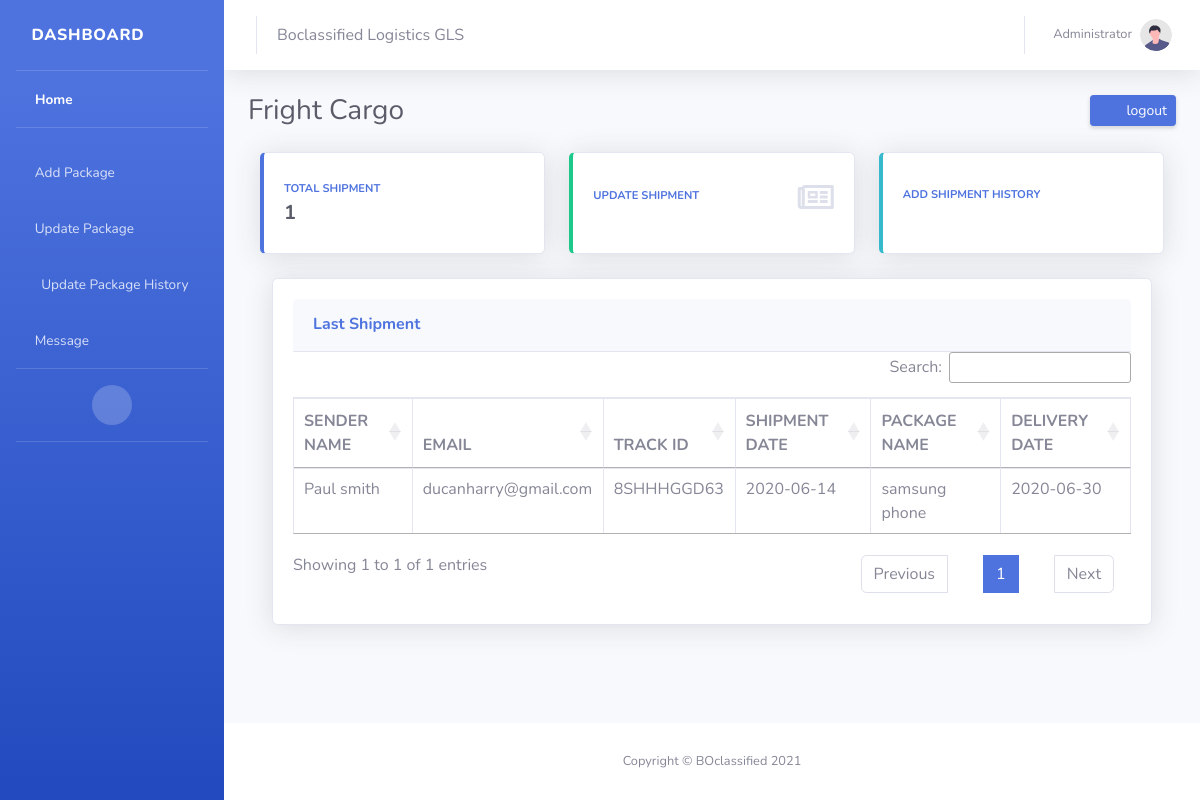
/admin/pages/home.php (signed in), run on the app's committed database.
### tables this page shows
CREATE TABLE `track` (
  `id` int(11) NOT NULL,
  `pname` varchar(100) NOT NULL,
  `shipdate` varchar(100) NOT NULL,
  `saddress` varchar(200) NOT NULL,
  `sname` varchar(200) NOT NULL,
  `raddress` varchar(200) NOT NULL,
  `rname` varchar(200) NOT NULL,
  `email` varchar(100) NOT NULL,
  `status` varchar(100) NOT NULL,
  `location` varchar(100) NOT NULL,
  `pdate` varchar(100) NOT NULL,
  `pid` varchar(100) NOT NULL,
  `edd` varchar(100) NOT NULL,
  `weight` varchar(100) NOT NULL,
  `servicetype` varchar(100) NOT NULL,
  `pdesc` varchar(100) NOT NULL,
  `qty` varchar(100) NOT NULL,
  `image` varchar(100) NOT NULL,
  `remark` varchar(100) NOT NULL
);

### admin/pages/users_query.php (called while the page is built)
<?php
$sqlu= "SELECT * FROM track  ";
			  $resultu = mysqli_query($link,$sqlu);
			  if(mysqli_num_rows($resultu) > 0){
              $totalu= mysqli_num_rows($resultu);
			  }else{
				$totalu = 0  ;
			  }
?>

### admin/pages/home.php (the view, shortened to what this page needs)
<?php
if(isset($_SESSION['uid'])){
  include '../../config/database.php';
 include 'users_query.php';
  include 'header.php';
}
else{
    header("location:../pages/login.php");
}
?>
  <link rel="stylesheet" type="text/css" href="https://cdn.datatables.net/1.10.19/css/jquery.dataTables.css">
  <link rel="stylesheet" href=" https://code.jquery.com/ui/1.12.1/themes/base/jquery-ui.css">
  <link rel="stylesheet" href=" https://cdn.datatables.net/1.10.19/css/dataTables.jqueryui.min.css">
  <link rel="stylesheet" href=" https://cdn.datatables.net/buttons/1.5.6/css/buttons.jqueryui.min.css">
  <link rel="stylesheet" href=" https://cdn.datatables.net/1.10.19/css/dataTables.bootstrap.min.css">
  <link rel="stylesheet" href=" https://cdn.datatables.net/buttons/1.5.6/css/buttons.bootstrap.min.css">
  <link rel="stylesheet" href="">
     <div class="container-fluid">
        <section class="section">
          <div class="row">
                        <div class="col-xl-4 col-md-6 mb-4">
                            <div class="card border-left-primary shadow h-100 py-2">
                                <div class="card-body">
                                    <div class="row no-gutters align-items-center">
                                        <div class="col mr-2">
                                            <div class="text-xs font-weight-bold text-primary text-uppercase mb-1">
                                                Total Shipment</div>
                                            <div class="h5 mb-0 font-weight-bold text-gray-800">  <?php echo $totalu;?></div>
                                        </div>
                                        <div class="col-auto">
                                            <i class="fas fa-user fa-2x text-gray-300"></i>
                                        </div>
                                    </div>
                                </div>
                            </div>
                        </div>
                        <div class="col-xl-4 col-md-6 mb-4">
                            <div class="card border-left-success shadow h-100 py-2">
                                <div class="card-body">
                                    <div class="row no-gutters align-items-center">
                                        <div class="col mr-2">
                                            <div class="text-xs font-weight-bold text-success text-uppercase mb-1">
                                                <a href="card.php">Update Shipment</a></div>
                                        </div>
                                        <div class="col-auto">
                                            <i class="far fa-newspaper fa-2x text-gray-300"></i>
                                        </div>
                                    </div>
                                </div>
                            </div>
                        </div>
                        <div class="col-xl-4 col-md-6 mb-4">
                            <div class="card border-left-info shadow h-100 py-2">
                                <div class="card-body">
                                    <div class="row no-gutters align-items-center">
                                        <div class="col mr-2">
                                            <div class="text-xs font-weight-bold text-info text-uppercase mb-1"><a href="history.php">Add Shipment History</a>
                                            </div>
                                        </div>
                                        <div class="col-auto">
                                            <i class="fas fa-clipboard-list fa-2x text-gray-300"></i>
                                        </div>
                                    </div>
                                </div>
                            </div>
                        </div>
           <div class="container">
                        <div class="card shadow mb-4">
          <div class="card-body">
		   <div class="card-header py-3">
                            <h6 class="m-0 font-weight-bold text-primary">Last Shipment</h6>
                        </div>
               <div class="table-responsive">
                     <table class="table table-bordered" width="100%" cellspacing="0"  id="example">
                                    <thead>
                                        <tr>
                                            <th>SENDER NAME</th>
                                            <th>EMAIL</th>
                                             <th>TRACK ID</th>
                                            <th>SHIPMENT DATE </th>
                                            <th>PACKAGE NAME</th>
                                             <th>DELIVERY DATE</th>
                                        </tr>
                                    </thead>
                                    <tbody>
                                    <?php
                                    $sql= "SELECT * FROM track 	ORDER BY id DESC LIMIT 10";
			  $result = mysqli_query($link,$sql);
			  if(mysqli_num_rows($result) > 0){
				  while($row = mysqli_fetch_assoc($result)){
				  ?>
                                        <tr class="odd gradeX">
                                       <form class="form-horizontal" action="history.php" method="POST" enctype="multipart/form-data" >
                                            <td><?php echo $row['sname'];?></td>
                                            <td><?php echo $row['email'];?></td>
                                            <td><?php echo $row['pid'];?></td>
                                            <td><?php echo $row['shipdate'];?></td>
                                                                                        <td><?php echo $row['pname'];?></td>
                                            <td><?php echo $row['edd'];?></td>
                                        </tr>
<?php
          }
          }
?>
                                     </tbody>
                                </table>
                            </div>
                        </div>
						</div>
						</div>
                      </div>
      </div>
	   <footer class="sticky-footer bg-white mt-3">
                <div class="container my-auto">
                    <div class="copyright text-center my-auto">
                        <span>Copyright &copy; BOclassified 2021</span>
                    </div>
                </div>
            </footer>

### data on the page
track: sname "Paul smith", email "ducanharry@gmail.com", pid "8SHHHGGD63", shipdate "2020-06-14", pname "samsung phone", edd "2020-06-30"

### other printed values
$totalu "1"
